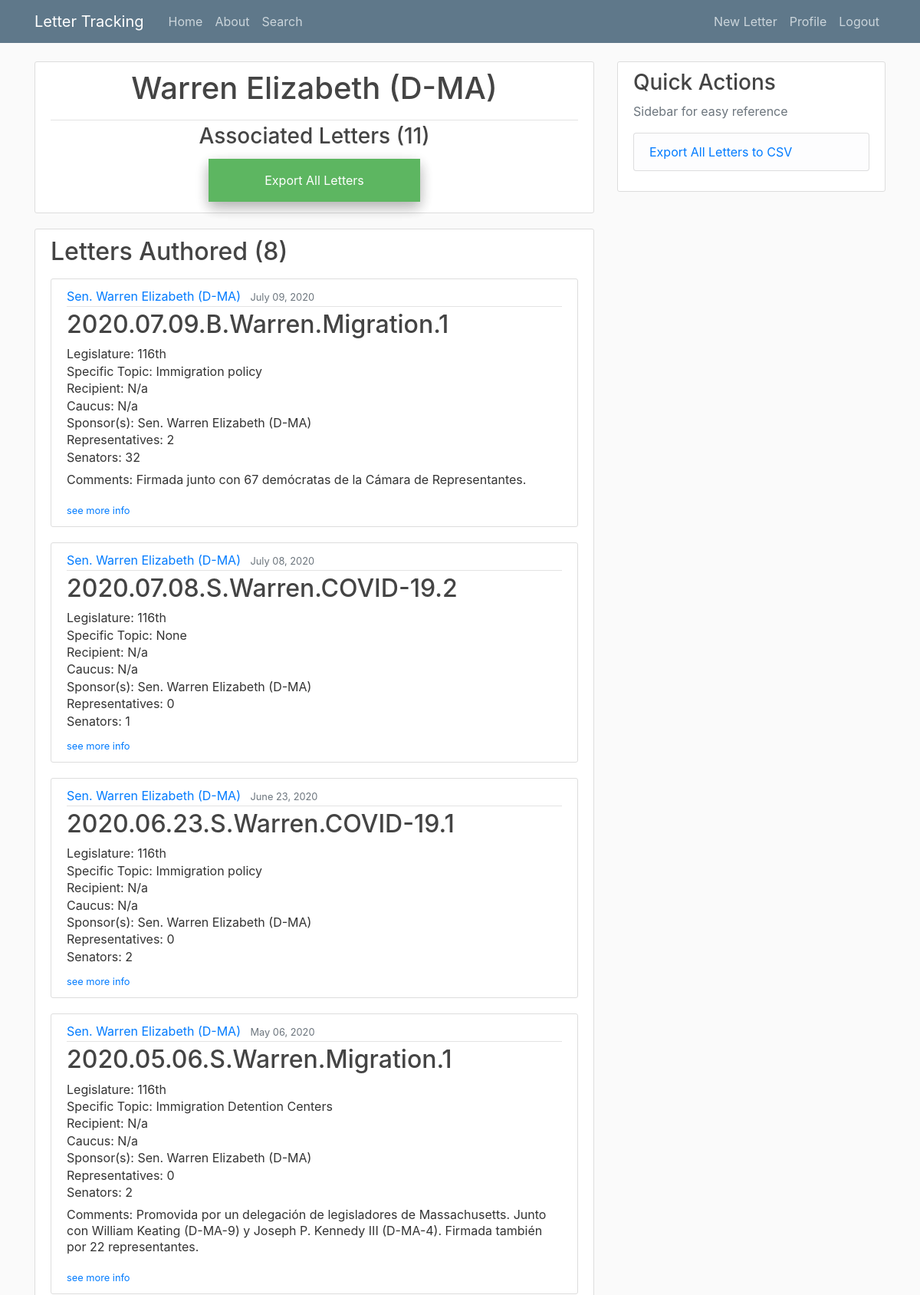
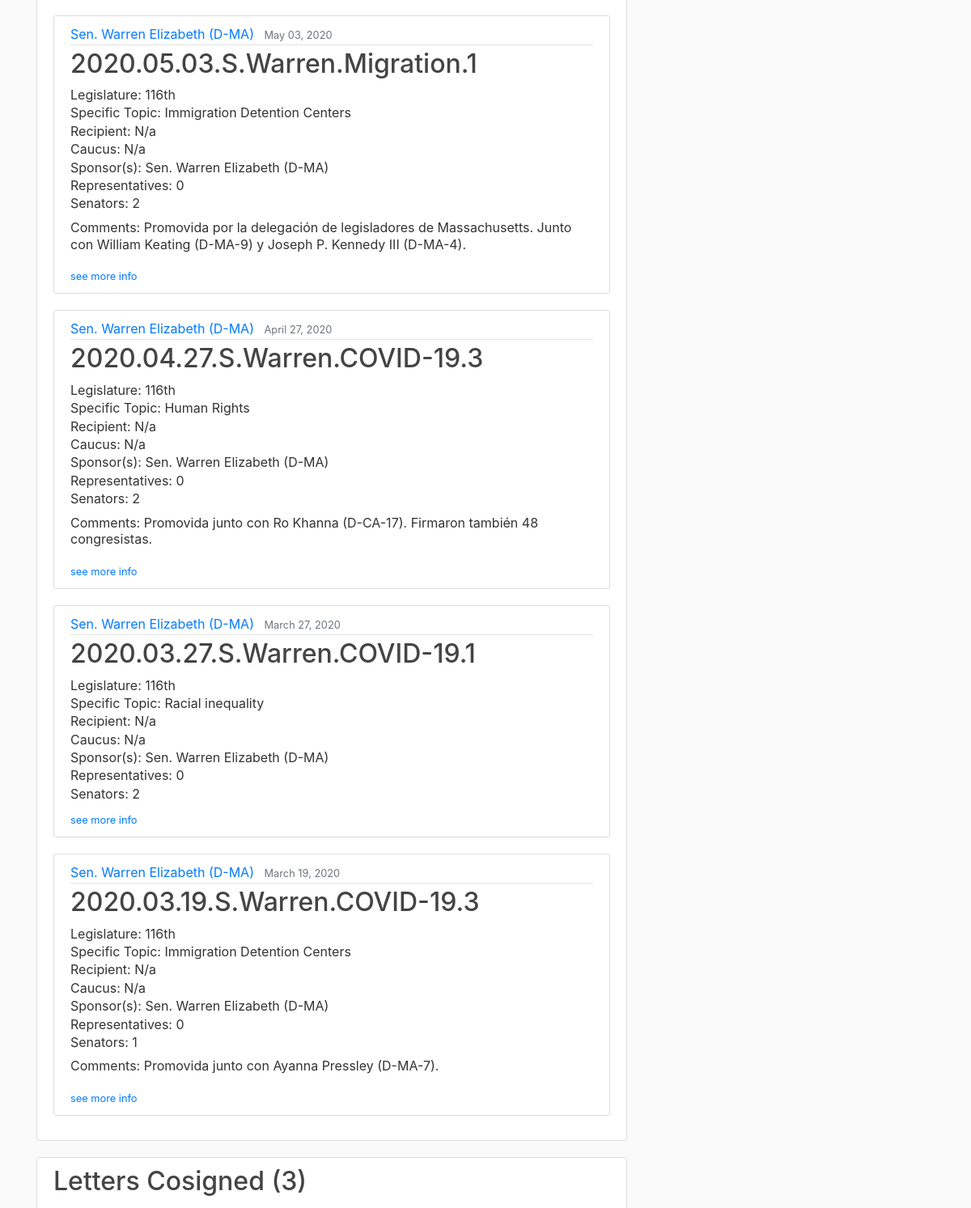
Screenshot of /legislator_letters/Warren Elizabeth (signed in, upper part) with the database file from the repository (2 pictures, top to bottom).
### letter_tracking/models.py (models this page shows, shortened)
class Legislator(models.Model):
    class RepSen(models.TextChoices):
        REP = 'Rep.', _('Representative')
        SEN = 'Sen.', _('Senator')
    class PolParties(models.TextChoices):
        D = 'D', _('Democrat')
        R = 'R', _('Republican')
        I = 'I', _('Independent')
    class Meta:
        ordering = ('last_name', 'first_name')
    first_name = models.CharField(max_length=100, default='None')
    last_name = models.CharField(max_length=100, default='None')
    state = models.ForeignKey(State,
                             on_delete=models.SET_NULL,
                             null=True
                             )
    district = models.CharField(max_length=10,\
                                choices=[('', 'N/a')] + list(zip_choices(['at large'] + list(map(lambda num: str(num), range(1,54))))),\
                                help_text='If politician is a Sentor, please select N/a')
    rep_or_sen = models.CharField(max_length=4,
                                 choices=RepSen.choices,
                                 verbose_name=_('Representative or Senator'))
    party = models.CharField(max_length=11,
                            choices=PolParties.choices)
    active = models.BooleanField()
    @property
    def name(self):
        return self.last_name + ' ' + self.first_name
    @property
    def title(self):
        return self.name + ' (' + self.party + '-' + self.state.abbr + '-' +  self.district +')' if self.rep_or_sen == 'Rep.'\
         else self.name + ' (' + self.party + '-' + self.state.abbr + ')'
    @property
    def full_title(self):
        return self.rep_or_sen + ' ' + self.title
    @property
    def letters_authored(self):
        authored = list(Letter.objects.filter(patrocinador_sen=self) | Letter.objects.filter(patrocinador_rep=self))
        return sorted(authored, key=lambda letter: (letter.fecha, letter.consecutive_number), reverse=True)
    @property
    def letters_cosigned(self):
        cosigns = {letter:list(letter.cosigners) for letter in Letter.objects.all() if letter.cosigners}
        cosigns = [letter for letter, signers in cosigns.items() if self.name in signers]
        return sorted(cosigns, key=lambda letter: (letter.fecha, letter.consecutive_number), reverse=True)
    @property
    def all_letters(self):
        return self.letters_authored + self.letters_cosigned
    @property
    def num_letters_authored(self):
        return len(self.letters_authored)
    @property
    def num_letters_cosigned(self):
        return len(self.letters_cosigned)
    @property
    def num_all_letters(self):
        return len(self.all_letters)

class State(models.Model):
    name = models.CharField(max_length=30)
    abbr = models.CharField(max_length=2)
    class Meta:
        ordering = ('name',)

class Letter(models.Model):
    class PolParties(models.TextChoices):
        D = 'D', _('Democrat')
        R = 'R', _('Republican')
        I = 'I', _('Independent')
    class RepSen(models.TextChoices):
        REP = 'Rep.', _('Representative')
        SEN = 'Sen.', _('Senator')
    class Chamber(models.TextChoices):
        BI = 'B', _('Bicameral')
        S = 'S', _('Senado')
        C = 'C', _('Congreso')
    class Support(models.TextChoices):
        rep = 'Republican', _('Republican')
        dem = 'Democrat', _('Democrat')
        bi= 'Bipartisan', _('Bipartisan')
    class Sentiment(models.TextChoices):
        Pos = 'Positive', _('Positive')
        Neut = 'Neutral', _('Neutral')
        Neg = 'Negative', _('Negative')
    class Dummy(models.TextChoices):
        y = 1, _('Yes')
        n = 0, _('No')
    tema = models.ForeignKey(Topic,
                            on_delete=models.SET_NULL,
                            null=True,
                            verbose_name=_('Topic')
                            )
    tema_específico = models.ForeignKey(Specific_Topic,
                                        on_delete=models.SET_NULL,
                                        null=True,
                                        verbose_name=_('Specific Topic')
                                        )
    fecha = models.DateTimeField(help_text="Enter dates in <em>MM/DD/YYYY</em> format", verbose_name=_('Date'))
    descripción = models.TextField(verbose_name=_('Description'))
    favorable_a_MX = models.CharField(max_length=8,
                                    choices=Sentiment.choices,
                                    verbose_name=_('Positive for Mexico?')
                                    )
    mención_directa_a_MX = models.CharField(max_length=3,
                                    choices=Dummy.choices,
                                    verbose_name=_('Was Mexico directly mentioned?'))
    destinatario = MultiSelectField(choices=[('N/a', 'N/a')] + list(zip_choices(list(map(lambda obj: obj.recipient_name, Recipient.objects.all())))),
                                default='None',
                                max_length=100,
                                help_text="<em>If 'Other', please specify in the text box below</em>",
                                verbose_name=_('Recipient(s)')
                                )
    other_destinatario_comments = models.TextField(blank=True,
                                                   verbose_name=_('Other recipient comments'))
    caucus = MultiSelectField(choices=[('', 'N/a')] + list(zip_choices(list(map(lambda obj: obj.caucus_name, Caucus.objects.all())))),
                                default='N/a',
                                max_length=100
                                )
    legislatura = models.ForeignKey(Legislature,
                                    on_delete=models.SET_NULL,
                                    null=True,
                                    verbose_name=_('Legislature')
                                    )
    patrocinador_sen = models.ForeignKey(Legislator,
                                        limit_choices_to={'rep_or_sen': 'Sen.'},
                                        related_name='Senators',
                                        verbose_name=_('Senate Author'),
                                        on_delete=models.SET_NULL,
                                        null=True,
                                        blank=True
                                        )
    patrocinador_rep = models.ForeignKey(Legislator,
                                        limit_choices_to={'rep_or_sen': 'Rep.'},
                                        related_name='Representatives',
                                        verbose_name=_('House Author'),
                                        on_delete=models.SET_NULL,
                                        null=True,
                                        blank=True
                                        )
    cosigners = MultiSelectField(choices=[('', 'N/a')] + list(zip_choices(list(map(lambda leg: leg.name, Legislator.objects.all())))),\
                                verbose_name=_('Cosigner(s)'),
                                default='None',
                                max_length=1000
                                )
    date_posted = models.DateTimeField(default=timezone.now)
    posted_by = models.ForeignKey(User,
                                 on_delete=models.SET_NULL,
                                 null=True
                                 )
    observaciones =  models.TextField(default='N/a',
                                      verbose_name=_('Comments')
                                      )
    acción = models.ForeignKey(Action,
                               on_delete=models.SET_NULL,
                               null=True,
                               verbose_name=_('Action')
                               )
    notice = models.CharField(max_length=9,
                              verbose_name=_('If a notice was sent, specify the number'),
                              default='N/a'
                              )
    @property
    def title(self):
        if not self.authors:
            name = 'NO LEGISLATOR SELECTED: UPDATE LETTER'
        else:
            name = '-'.join(obj_list_to_attr(self.authors, 'last_name'))
        return str(self.fecha)[:10].replace('-', '.') + '.' + str(self.cámara)[0] +\
                '.' + name + '.' + str(self.tema) + '.' + str(self.consecutive_number)
    @property
    def authors(self):
        auths = [leg for leg in [self.patrocinador_rep, self.patrocinador_sen] if leg]
        return auths if auths else []
    @property
    def two_authors(self):
        return True if len(self.authors) == 2 else False
    @property
    def sen_author(self):
        return True if self.patrocinador_sen else False
    @property
    def rep_author(self):
        return True if self.patrocinador_rep else False
    @property
    def cámara(self):
        return classify_letter(self, 'rep_or_sen', "Sen.", ["Senate", "House", "Bicameral"])
    @property
    def consecutive_number(self):
        daily_order = list(Letter.objects.filter(fecha=self.fecha).order_by('fecha'))
        return daily_order.index(self) + 1
    @property
    def num_reps_sens(self):
        if not self.authors:
            return 0, 0
        auths = obj_list_to_attr(self.authors, 'name') #list of name strings
        signers = auths + ', '.join(self.cosigners).split(', ') #larger list of name strings
        if not self.cosigners:
            sen_rep = obj_list_to_attr(self.authors, 'rep_or_sen')
            if len(sen_rep) == 1:
                return (1, 0) if sen_rep == ['Sen.'] else (0, 1)
            elif len(sen_rep) == 2:
                return sen_rep.count('Sen.'), sen_rep.count('Rep.')
        sen_rep = [leg.rep_or_sen for leg in Legislator.objects.all() if leg.name in signers]
        return sen_rep.count('Sen.'), sen_rep.count('Rep.')
    @property
    def num_sens(self):
        return self.num_reps_sens[0]
    @property
    def num_reps(self):
        return self.num_reps_sens[1]

class Legislature(models.Model):
    legislature_name =  models.CharField(max_length=6)
    def __str__(self):
        return self.legislature_name

class Specific_Topic(models.Model):
    specific_topic_name =  models.CharField(max_length=25)
    def __str__(self):
        return self.specific_topic_name

class Topic(models.Model):
    topic_name = models.CharField(max_length=25)
    def __str__(self):
        return self.topic_name

### letter_tracking/views.py (the view)
# urls.py: path('legislator_letters/<str:name>', LegLetterView.as_view(), name='legislator-letters'),
class LegLetterView(ListView):
    model = Legislator
    template_name = 'letter_tracking/legislator_letters.html'
    context_object_name = 'politician'
    def get_queryset(self):
        [id_] = [leg.id for leg in Legislator.objects.all() if leg.name == self.kwargs.get('name')]
        return get_object_or_404(Legislator, pk=id_)

### letter_tracking/models.py (called while the page is built)
def classify_letter(letter, attr, class_, options):
    if not letter.cosigners:
        if len(letter.authors) == 1: ###
            return options[0] if getattr(letter.authors[0], attr) == class_ else options[1]
        elif len(letter.authors) == 2:
            classified = list(map(lambda leg_obj: getattr(leg_obj, attr) == class_, letter.authors))
    else:
        signers = letter.authors + [leg for leg in Legislator.objects.all() if leg.name in letter.cosigners]
        classified = list(map(lambda leg_obj: leg_obj.__dict__[attr] == class_, signers))
    if all(classified):
        return options[0]
    if not any(classified):
        return options[1]
    else:
        return options[2]

def obj_list_to_attr(obj_list, attr):
    return list(map(lambda obj: getattr(obj, attr), obj_list))

### letter_tracking/templates/letter_tracking/legislator_letters.html (shortened to what this page needs)
{%extends "letter_tracking/base.html" %}
{% block content %}
<article class="media content-section">
    <div class="media-body">
        <div class="article-metadata">
    <h1 style="text-align:center" class="mb-3">{{ politician.title }} </h1>
        </div>
    <h3 style="text-align:center">Associated Letters ({{ politician.num_all_letters }})</h3>
    <form style="text-align: center;" action="{% url 'export-data-leg' politician.name %}">
        <input type="submit" value="Export All Letters" />
    </form>
</div>
</article>
<article class="media content-section">
    <div class="media-body">
    <h2 class="mb-3">Letters Authored ({{politician.num_letters_authored}})</h1>
    {% if politician.letters_authored%}
        {% for letter in politician.letters_authored %}
        <article class="media content-section">
            <div class="media-body">
                <div class="article-metadata">
                    {% if letter.sen_author %}
                        <a class="mr-2" href="{% url 'legislator-letters' letter.patrocinador_sen.name %}">{{letter.patrocinador_sen.full_title}}</a>
                    {% endif %}
                    <small class="text-muted">{{ letter.fecha | date:"F d, Y" }}</small>
                </div>
                <h2><a class="article-title">{{ letter.title }}</a></h2>
                <p class="article-content" style="line-height:.4">Legislature: {{ letter.legislatura }}</p>
                <p class="article-content" style="line-height:.4">Specific Topic: {{ letter.tema_específico }}</p>
                {% if letter.other_destinatario_comments %}
                    <p class="article-content" style="line-height:.4">Recipient: {{ letter.destinatario }}- {{letter.other_destinatario_comments}}</p>
                {% elif object.destinatario %}
                    <p class="article-content" style="line-height:.4">Recipient: {{ letter.destinatario }}</p>
                {% else %}
                    <p class="article-content" style="line-height:.4">Recipient: N/a</p>
                {% endif %}
                {% if object.caucus %}
                    <p class="article-content" style="line-height:.4">Caucus: {{ letter.caucus }}</p>
                {% else %}
                    <p class="article-content" style="line-height:.4">Caucus: N/a</p>
                {% endif %}
                {% if letter.two_authors %}
                    <p class="article-content" style="line-height:.4">Sponsor(s): {{letter.patrocinador_sen.full_title}} & {{letter.patrocinador_rep.full_title}}</p>
                {% elif letter.patrocinador_sen %}
                    <p class="article-content" style="line-height:.4">Sponsor(s): {{letter.patrocinador_sen.full_title}}</p>
                {% elif letter.patrocinador_rep%}
                    <p class="article-content" style="line-height:.4">Sponsor(s): {{letter.patrocinador_rep.full_title}}</p>
                {% endif %}
                <p class="article-content" style="line-height:.4">Representatives: {{ letter.num_reps }}</p>
                <p class="article-content" style="line-height:.4">Senators: {{ letter.num_sens }}</p>
                {% if letter.observaciones %}
                    <p class="article-content" style="line-height:1.3">Comments: {{ letter.observaciones }}</p>
                {% endif %}
                <div> <small> <a  href="{% url 'letter-detail' letter.id%}">see more info</a></small></div>
            </div>
        </article>
        {% endfor %}
    {% endif %}
    </div>
</article>
<article class="media content-section">
    <div class="media-body">
    <h2 class="mb-3">Letters Cosigned ({{politician.num_letters_cosigned}})</h1>
    </div>
</article>
{% endblock content %}

### letter_tracking/static/letter_tracking/main.css (style rules this page uses)
body { background: #fafafa; color: #333333; margin-top: 5rem; }
h1, h2, h3, h4, h5, h6 { color: #444444; }
.content-section { background: #ffffff; padding: 10px 20px; border: 1px solid #dddddd; border-radius: 3px; margin-bottom: 20px; }
.article-title { color: #444444; }
.article-content { white-space: pre-line; }
.article-metadata { padding-bottom: 1px; margin-bottom: 4px; border-bottom: 1px solid #e3e3e3 }

### letter_tracking/templates/letter_tracking/legislator_letters.html (style rules this page uses)
input[type=button], input[type=submit], input[type=reset] { background-color: #4CAF50; opacity: 0.9; border: none; color: white; padding: 16px 32px; text-decoration: none; margin: 4px 2px; cursor: pointer; box-shadow: 0 8px 16px 0 rgba(0,0,0,0.2), 0 6px 20px 0 rgba(0,0,0,0.19); width: 40%; }

### rows the page displays
Legislator: title "Warren Elizabeth (D-MA)", num_all_letters "11", num_letters_authored "8"
Letter: patrocinador_sen.full_title "Sen. Warren Elizabeth (D-MA)", fecha "July 09, 2020", title "2020.07.09.B.Warren.Migration.1", legislatura "116th", tema_específico "Immigration policy", other_destinatario_comments "Recipient: N/a", num_reps "2", num_sens "32", observaciones "Firmada junto con 67 demócratas de la Cámara de Representantes."
Letter: patrocinador_sen.full_title "Sen. Warren Elizabeth (D-MA)", fecha "July 08, 2020", title "2020.07.08.S.Warren.COVID-19.2", legislatura "116th", tema_específico "None", other_destinatario_comments "Recipient: N/a", num_reps "0", num_sens "1"
Letter: patrocinador_sen.full_title "Sen. Warren Elizabeth (D-MA)", fecha "June 23, 2020", title "2020.06.23.S.Warren.COVID-19.1", legislatura "116th", tema_específico "Immigration policy", other_destinatario_comments "Recipient: N/a", num_reps "0", num_sens "2"
Letter: patrocinador_sen.full_title "Sen. Warren Elizabeth (D-MA)", fecha "May 06, 2020", title "2020.05.06.S.Warren.Migration.1", legislatura "116th", tema_específico "Immigration Detention Centers", other_destinatario_comments "Recipient: N/a", num_reps "0", num_sens "2", observaciones "Promovida por un delegación de legisladores de Massachusetts. Junto con William Keating (D-MA-9) y Joseph P. Kennedy III (D-MA-4). Firmada también por 22 representantes."
Letter: patrocinador_sen.full_title "Sen. Warren Elizabeth (D-MA)", fecha "May 03, 2020", title "2020.05.03.S.Warren.Migration.1", legislatura "116th", tema_específico "Immigration Detention Centers", other_destinatario_comments "Recipient: N/a", num_reps "0", num_sens "2", observaciones "Promovida por la delegación de legisladores de Massachusetts. Junto con William Keating (D-MA-9) y Joseph P. Kennedy III (D-MA-4)."
Letter: patrocinador_sen.full_title "Sen. Warren Elizabeth (D-MA)", fecha "April 27, 2020", title "2020.04.27.S.Warren.COVID-19.3", legislatura "116th", tema_específico "Human Rights", other_destinatario_comments "Recipient: N/a", num_reps "0", num_sens "2", observaciones "Promovida junto con Ro Khanna (D-CA-17). Firmaron también 48 congresistas."
Letter: patrocinador_sen.full_title "Sen. Warren Elizabeth (D-MA)", fecha "March 27, 2020", title "2020.03.27.S.Warren.COVID-19.1", legislatura "116th", tema_específico "Racial inequality", other_destinatario_comments "Recipient: N/a", num_reps "0", num_sens "2"
Letter: patrocinador_sen.full_title "Sen. Warren Elizabeth (D-MA)", fecha "March 19, 2020", title "2020.03.19.S.Warren.COVID-19.3", legislatura "116th", tema_específico "Immigration Detention Centers", other_destinatario_comments "Recipient: N/a", num_reps "0", num_sens "1", observaciones "Promovida junto con Ayanna Pressley (D-MA-7)."
Letter: num_letters_cosigned "3"
